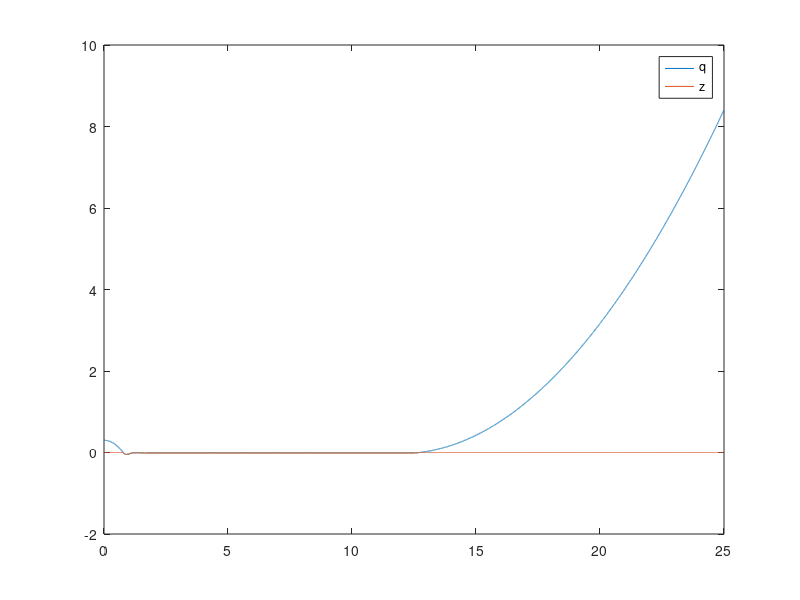

Recreate this plot in MATLAB.
q = .3; 
v = 0;
z = 0;

K = 100;
D = 10;

h= .001;
tf = 25;

N= tf/h;

ts = zeros(1, N+1);
qs = zeros(1, N+1);
zs = zeros(1, N+1);

ts(1) = 0;
qs(1) = q;
zs(1) = z;

for i=1:N
  if (q > z)
    f = 0;
  else
    f = max(0, -K*z - D*v);
  end
  dz = - (K*z + f)/D;
  
  if (ts(i)<tf/2)
    u = 0;
  else
    u = 1.1
  end
  
  v = v + h*(f - 1 + u);
  q = q + h*v;
  z = z + h*dz;
  qs(i+1)= q;
  zs(i+1)= z;
  ts(i+1)= i*h;
end

plot(ts, qs, ts, zs);
legend('q','z')